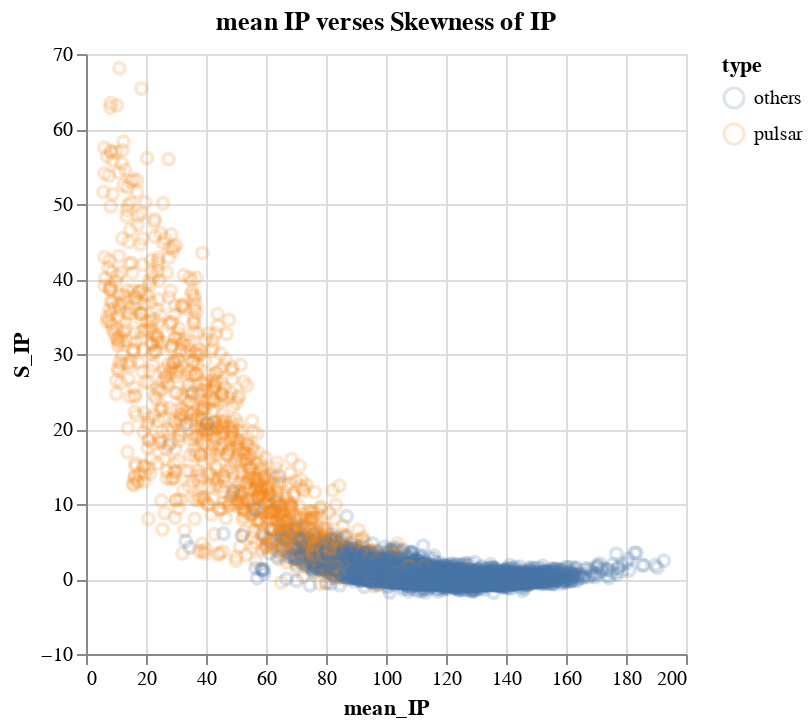

The cell this chart's notebook holds for it:
### Markdown cell above
Graph displaying the correlation between mean IP and Skewness of IP for pulsars and other stars. The graph shows clear separation between pulsars and other sources, with some overlap in the middle where KNN predictions can be challenging. (See Graph 1)

### Code cell
alt.data_transformers.disable_max_rows()
pulsar_mean_plot=alt.Chart(pulsar_train,title='mean IP verses Skewness of IP').mark_point(opacity=0.2).encode(
    x=alt.X('mean_IP'),
    y=alt.Y('S_IP'),
    color='type')
pulsar_mean_plot

### Figure 1 — Vega-Lite specification as saved in the notebook (floating-point values rounded to 4 significant figures; data arrays with more than 128 entries replaced by an {"elided": "..."} marker saying what was removed)
{"config": {"view": {"continuousWidth": 300, "continuousHeight": 300}}, "data": {"name": "data-26968abd68748f5449b33cf6f905d782"}, "mark": {"type": "point", "opacity": 0.2}, "encoding": {"color": {"field": "type", "type": "nominal"}, "x": {"field": "mean_IP", "type": "quantitative"}, "y": {"field": "S_IP", "type": "quantitative"}}, "title": "mean IP verses Skewness of IP", "$schema": "https://vega.github.io/schema/vega-lite/v5.15.1.json", "datasets": {"data-26968abd68748f5449b33cf6f905d782": {"elided": "13423 records"}}}
